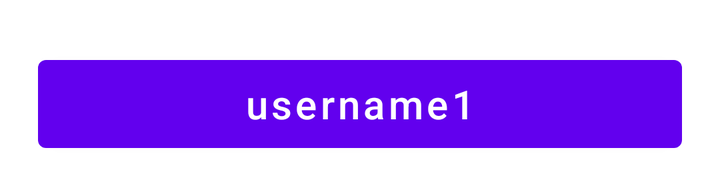
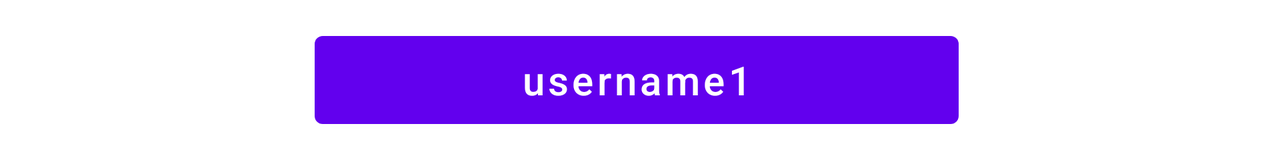

Two renders of one Android screen. The first uses the default layout on a phone; the second uses the alternative layout the repository ships for a different screen configuration, on a matching device. The two XML files are below.
<!-- AndroidManifest.xml: application theme Theme.BugBuzz -->
<!-- res/layout/my_row1.xml -->
<?xml version="1.0" encoding="utf-8"?>
<androidx.constraintlayout.widget.ConstraintLayout xmlns:android="http://schemas.android.com/apk/res/android"
    xmlns:app="http://schemas.android.com/apk/res-auto"
    xmlns:tools="http://schemas.android.com/tools"
    android:layout_width="match_parent"
    android:layout_height="wrap_content"
    android:padding="12dp">

    <Button
        android:id="@+id/player_username_txt"
        android:layout_width="322dp"
        android:layout_height="56dp"
        android:layout_marginTop="12dp"
        android:text="username1"
        android:textSize="20sp"
        android:textAllCaps="false"
        app:layout_constraintEnd_toEndOf="parent"
        app:layout_constraintHorizontal_bias="0.494"
        app:layout_constraintStart_toStartOf="parent"
        app:layout_constraintTop_toTopOf="parent" />

</androidx.constraintlayout.widget.ConstraintLayout>
<!-- resources referenced by this layout -->
<resources>
  <style name="Theme.BugBuzz" parent="Theme.MaterialComponents.DayNight.DarkActionBar">
          
          <item name="colorPrimary">@color/purple_500</item>
          <item name="colorPrimaryVariant">@color/purple_700</item>
          <item name="colorOnPrimary">@color/white</item>
          
          <item name="colorSecondary">@color/teal_200</item>
          <item name="colorSecondaryVariant">@color/teal_700</item>
          <item name="colorOnSecondary">@color/black</item>
          
          <item name="android:statusBarColor" tools:targetApi="l">?attr/colorPrimaryVariant</item>
          
      </style>
</resources>
<!-- res/layout-land/my_row1.xml (the repository's variant of the layout above) -->
<!-- drawn on the phone turned sideways -->
<?xml version="1.0" encoding="utf-8"?>
<androidx.constraintlayout.widget.ConstraintLayout xmlns:android="http://schemas.android.com/apk/res/android"
    xmlns:app="http://schemas.android.com/apk/res-auto"
    xmlns:tools="http://schemas.android.com/tools"
    android:layout_width="match_parent"
    android:layout_height="wrap_content"
    android:padding="12dp">

    <Button
        android:id="@+id/player_username_button"
        android:layout_width="322dp"
        android:layout_height="56dp"
        android:text="username1"
        android:textAllCaps="false"
        android:textSize="20sp"
        app:layout_constraintBottom_toBottomOf="parent"
        app:layout_constraintEnd_toEndOf="parent"
        app:layout_constraintHorizontal_bias="0.494"
        app:layout_constraintStart_toStartOf="parent"
        app:layout_constraintTop_toTopOf="parent" />

</androidx.constraintlayout.widget.ConstraintLayout>
